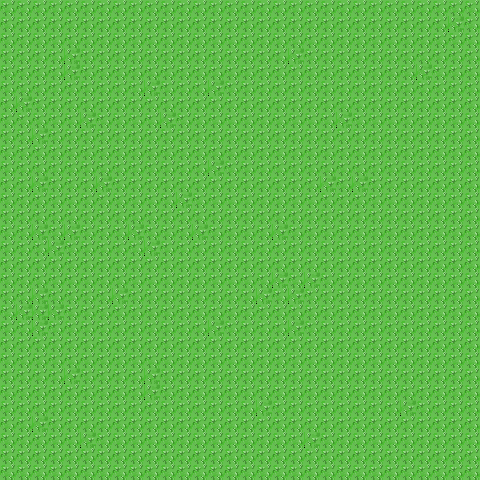

A 2D game scene composited from a Tiled map and its tileset images. What follows is a short description and the map's XML, with every tile layer's data as written:
An orthogonal 30x30 tile map with 16x16 px tiles, 1 tile layer (floor).

<map version="1.4" tiledversion="1.4.2" orientation="orthogonal" renderorder="right-down" width="30" height="30" tilewidth="16" tileheight="16" infinite="0" nextlayerid="2" nextobjectid="1">
 <tileset firstgid="1" source="tiles.tsx" />
 <layer id="1" name="floor" width="30" height="30">
  <data encoding="csv">
1,1,1,1,1,1,1,1,1,1,1,1,1,1,1,1,1,1,1,1,1,1,1,1,1,1,1,1,1,1,
1,1,1,1,1,1,1,1,1,1,1,1,1,1,1,1,1,1,1,1,1,1,1,1,1,1,1,1,2,1,
1,1,1,1,1,1,1,1,1,1,1,1,1,1,1,1,1,1,1,1,1,1,1,1,1,1,1,1,1,1,
1,1,1,1,2,1,1,1,1,1,1,1,1,1,1,1,1,1,2,1,1,1,1,1,1,1,1,1,1,1,
1,1,1,1,2,1,1,1,1,1,1,1,1,1,1,1,1,1,1,1,1,1,1,1,1,1,2,1,1,1,
1,1,1,1,1,1,1,1,1,2,1,1,1,2,1,1,1,1,1,1,1,1,1,1,1,1,1,1,1,1,
1,2,1,1,1,1,1,1,1,1,1,1,1,1,1,1,1,1,1,1,1,1,1,1,1,1,1,1,1,1,
1,1,1,1,1,2,1,1,1,1,2,1,1,1,1,1,1,1,1,1,1,2,1,1,1,1,1,1,1,1,
1,1,2,1,1,1,1,1,1,1,1,1,1,1,1,1,1,1,1,1,1,1,1,1,1,1,1,1,1,1,
1,1,1,1,1,1,1,1,1,1,1,1,1,1,1,1,1,1,1,1,1,1,1,1,1,1,1,1,1,1,
1,1,1,1,1,1,1,1,1,1,1,1,1,2,1,1,1,1,1,1,1,1,1,1,1,1,1,1,1,1,
1,1,2,1,1,1,2,1,1,1,1,1,1,1,1,1,1,1,1,1,2,1,2,1,1,1,1,1,1,1,
1,1,1,1,1,1,1,1,1,1,1,2,1,1,1,1,1,1,1,1,1,1,1,1,1,1,1,1,1,1,
1,1,1,1,1,1,1,1,1,1,1,1,1,1,1,1,1,1,1,1,1,1,1,1,1,1,1,1,1,1,
1,1,2,1,2,1,1,1,2,1,1,1,2,1,1,1,1,2,1,1,1,1,1,1,1,1,1,1,1,1,
1,1,1,2,1,1,1,1,1,2,1,1,1,1,1,1,1,1,1,1,1,1,1,1,1,1,1,1,1,1,
1,1,1,1,1,1,1,1,1,1,1,1,1,1,1,1,1,1,1,1,1,1,1,1,1,1,1,1,1,1,
1,1,1,1,1,1,1,1,1,1,1,1,1,1,1,1,1,2,1,2,1,1,1,1,1,1,1,1,1,1,
1,1,2,1,1,1,1,2,1,1,1,1,1,1,1,1,2,1,2,1,1,1,1,1,1,1,1,1,1,1,
1,2,2,2,1,1,1,1,1,1,1,1,1,1,1,1,1,1,1,1,1,1,1,1,1,1,1,1,1,1,
1,1,2,1,1,1,1,1,1,1,1,1,1,2,1,1,1,1,2,1,1,1,1,1,1,1,1,1,1,1,
1,1,1,1,1,1,1,1,1,1,1,1,1,1,1,1,1,1,1,1,1,1,1,1,1,1,1,1,1,1,
1,1,1,1,1,1,1,1,1,1,1,1,1,1,1,1,1,1,1,1,1,1,1,1,1,1,1,1,1,1,
1,1,1,1,2,1,1,1,1,2,1,1,1,1,1,1,1,1,1,1,1,1,1,1,1,1,1,1,1,1,
1,1,1,1,1,1,1,1,1,2,1,1,1,1,1,1,1,1,1,1,1,1,1,1,1,1,1,1,1,1,
1,1,1,1,1,1,1,1,1,1,1,1,1,1,1,1,2,1,1,1,1,1,1,1,1,2,1,1,1,1,
1,1,2,1,1,1,1,1,1,1,1,1,1,1,1,1,1,1,1,1,1,1,1,1,1,1,1,1,1,1,
1,1,1,1,1,2,1,1,1,1,1,1,1,1,1,1,1,1,1,2,1,1,1,1,1,1,1,1,1,1,
1,1,1,1,1,1,1,1,1,1,1,1,1,1,1,1,1,1,1,1,1,1,1,1,1,1,1,1,1,1,
1,1,1,1,1,1,1,1,1,1,1,1,1,1,1,1,1,1,1,1,1,1,1,1,1,1,1,1,1,1
</data>
 </layer>
</map>
